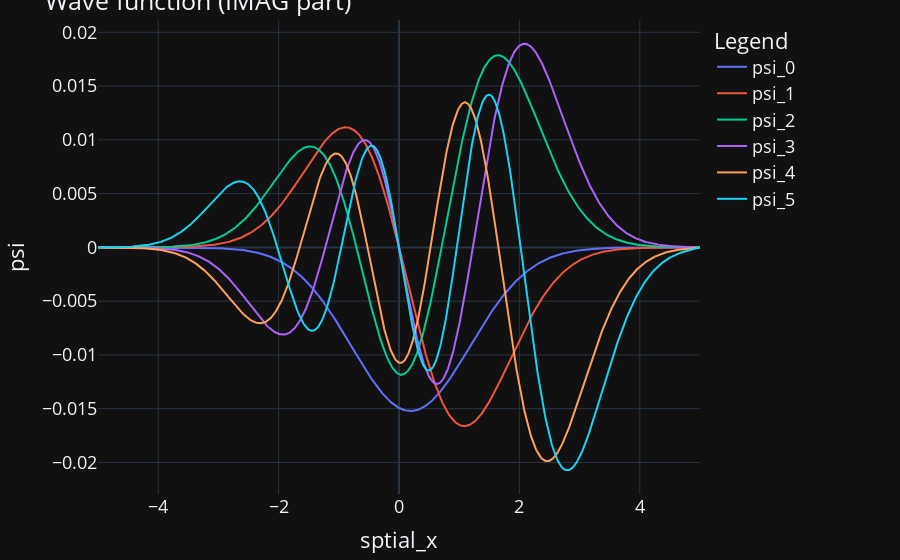

The code cell stored with this chart in its notebook:
### Code cell
#plot the wave function from the eigen function

fig = go.Figure()
for i in range(6):
    fig.add_trace(go.Scatter(x=x_grid,y = np.imag(psi[:,i]), name=f"psi_{i}"))


fig.update_layout(
    title="Wave function (IMAG part)",
    xaxis_title="sptial_x",
    yaxis_title="psi",
    legend_title="Legend",
    font=dict(
        size=18,
    )
)
fig.update_layout(margin=dict(l=20, r=200, t=20, b=20))

fig.update_layout(template='plotly_dark',showlegend=True)
fig.write_html("Non_hermition_IMAG.html")
fig.show()

### Figure 1 — Plotly figure (JSON) as saved in the notebook; plotly's stock layout.template omitted (floating-point values rounded to 4 significant figures; data arrays with more than 128 entries replaced by an {"elided": "..."} marker saying what was removed)
{"data": [{"name": "psi_0", "type": "scatter", "x": {"elided": "1000 float values"}, "y": {"elided": "1000 float values"}}, {"name": "psi_1", "type": "scatter", "x": {"elided": "1000 float values"}, "y": {"elided": "1000 float values"}}, {"name": "psi_2", "type": "scatter", "x": {"elided": "1000 float values"}, "y": {"elided": "1000 float values"}}, {"name": "psi_3", "type": "scatter", "x": {"elided": "1000 float values"}, "y": {"elided": "1000 float values"}}, {"name": "psi_4", "type": "scatter", "x": {"elided": "1000 float values"}, "y": {"elided": "1000 float values"}}, {"name": "psi_5", "type": "scatter", "x": {"elided": "1000 float values"}, "y": {"elided": "1000 float values"}}], "layout": {"font": {"size": 18}, "legend": {"title": {"text": "Legend"}}, "margin": {"b": 20, "l": 20, "r": 200, "t": 20}, "showlegend": true, "title": {"text": "Wave function (IMAG part)"}, "xaxis": {"title": {"text": "sptial_x"}}, "yaxis": {"title": {"text": "psi"}}}}
